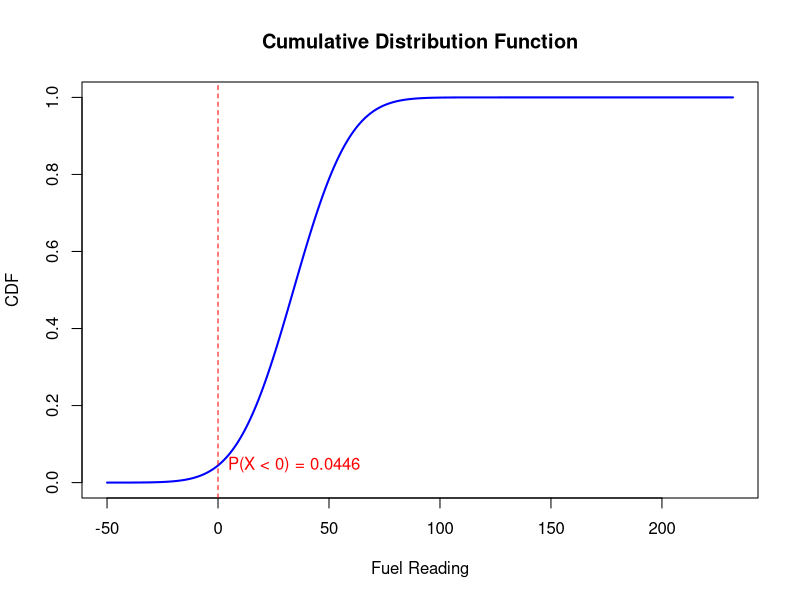
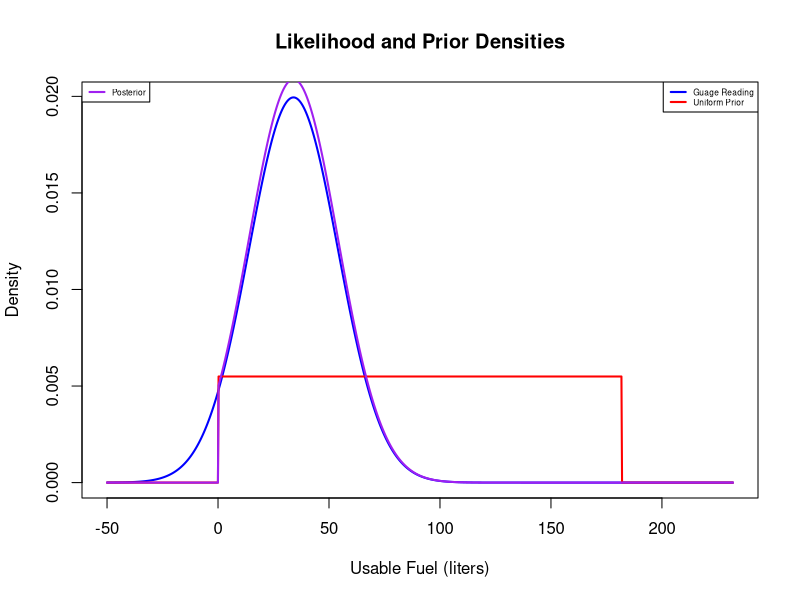
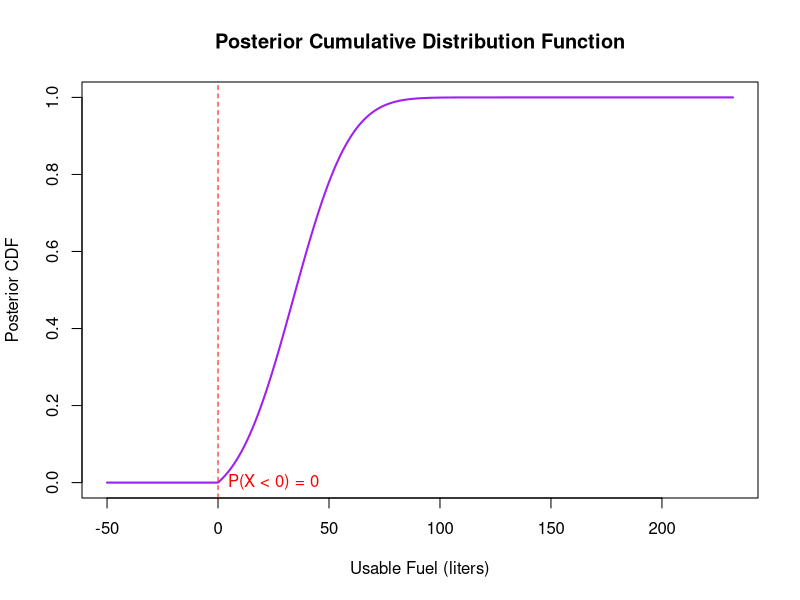
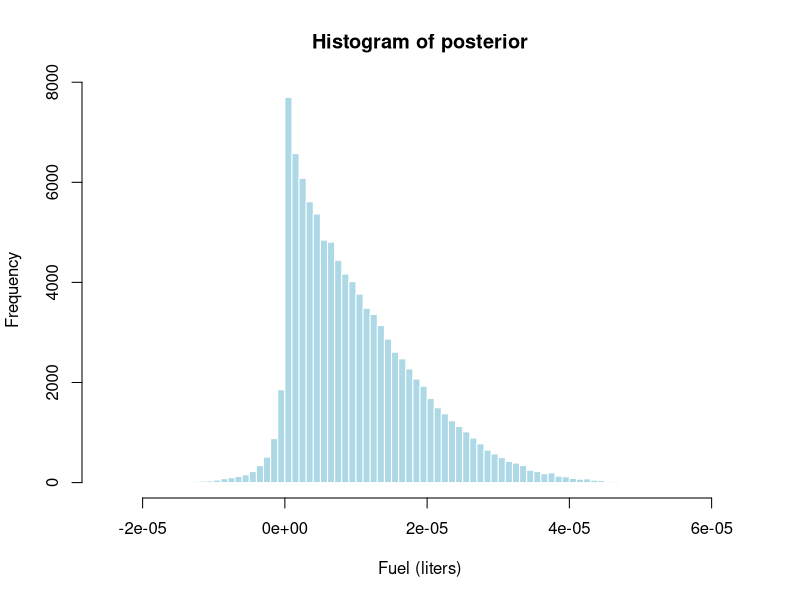

Recreate these plots in R, in order.
############################################
##  file: anna.m.valentine.th.ps3.AirplaneFuel.R
##   R Problem Set #3 : Practicing with Analytical Methods, Bayes Methods, Grid
##   - our analytical solution
## 
########################################################
##  authors: Anna Valentine 02/01/2025
##  copyright by the author
##  distributed under the GNU general public license
##  https://www.gnu.org/licenses/gpl.html
##  no warranty (see license details at the link above)

## Ran in R Studio: Version 2024.12.0+467 (2024.12.0+467)
#######################################################


# Set parameters
tank_capacity   <- 182         # total fuel tank capacity in liters
sensor_reading  <- 34          # sensor reading in liters
sensor_std      <- 20          # sensor measurement error (std dev in liters)
num_samples     <- 100000      # number of Monte Carlo samples
set.seed(123)  # for reproducibility

# Define a sequence of fuel values (x-axis) from 0 to tank_capacity
x <- seq(-50, tank_capacity+50, length.out = 1000)
dx <- x[2] - x[1]  #spacing between values, for normalization

# Likelihood: theoretical Gaussian (normal) density based on the sensor reading
likelihood_theoretical <- dnorm(x, mean = sensor_reading, sd = sensor_std)

# Compute CDF values
cdf_values <- pnorm(x, mean = sensor_reading, sd = sensor_std)

# Plot the CDF
plot(x, cdf_values, type = "l", lwd = 2, col = "blue",
     xlab = "Fuel Reading", ylab = "CDF",
     main = "Cumulative Distribution Function")

# Add a vertical line at x = 0
abline(v = 0, col = "red", lty = 2)

# Add probability annotation
probability_negative_fuel <- pnorm(0, mean = sensor_reading, sd = sensor_std)
text(0, probability_negative_fuel, labels = paste0("P(X < 0) = ", round(probability_negative_fuel, 4)), pos = 4, col = "red")
# Prior: uniform density over the fuel range (0 to tank_capacity)

# This density is constant and equals 1/tank_capacity over [0, tank_capacity]
prior_theoretical <- ifelse(x >= 0 & x <= tank_capacity, 1/tank_capacity, 0)

# Plot the likelihood density first
plot(x, likelihood_theoretical, type = "l", col = "blue", lwd = 2,
     xlim = c(-50, tank_capacity+50),
     xlab = "Usable Fuel (liters)", ylab = "Density",
     main = "Likelihood and Prior Densities")

# Overlay the prior density on the same plot
lines(x, prior_theoretical, col = "red", lwd = 2)

# Add a legend to distinguish the two curves
legend("topright", legend = c("Guage Reading", "Uniform Prior"),
       col = c("blue", "red"), lwd = 2, cex = 0.5)

#### okay cool, now let's plot my posterior: 
# The unnormalized posterior is the product of the likelihood and the prior.
un_posterior <- likelihood_theoretical * prior_theoretical

# Compute the normalization constant using the trapezoidal approximation:
norm_const <- sum(un_posterior) * dx

# Now compute the normalized posterior.
posterior_theoretical <- un_posterior / norm_const

# Overlay the posterior density on the plot
lines(x, posterior_theoretical, col = "purple", lwd = 2)
legend("topleft", legend = c("Posterior"), col = c("purple"), lwd = 2, cex = 0.5)


### and now I again, want to know if I will have negative fuel: 
# Compute the posterior CDF by integrating the posterior density
posterior_cdf <- cumsum(posterior_theoretical) * dx

# Normalize to ensure the CDF goes from 0 to 1
posterior_cdf1 <- posterior_cdf / max(posterior_cdf)

# Plot the posterior CDF
plot(x, posterior_cdf1, type = "l", col = "purple", lwd = 2,
     xlab = "Usable Fuel (liters)", ylab = "Posterior CDF",
     main = "Posterior Cumulative Distribution Function")

# Add a vertical line at x = 0
abline(v = 0, col = "red", lty = 2)

# Compute the probability of negative fuel (P(X < 0))
prob_posterior_negative <- posterior_cdf1[which.min(abs(x - 0))]

# Add probability annotation
text(0, prob_posterior_negative, 
     labels = paste0("P(X < 0) = ", round(prob_posterior_negative, 4)), 
     pos = 4, col = "red")


### next: what's my proper (uniform) prior? plot. 
prior <- runif(num_samples, min = 0, max = tank_capacity)
likelihood <- rnorm(num_samples, mean = sensor_reading, sd = sensor_std)

# calculate posterior
posterior <- prior * likelihood
posterior_norm <- posterior / sum(posterior)

hist(posterior_norm, 
     breaks = 100,                  # Adjust number of bins as needed
     main = "Histogram of posterior",
     xlab = "Fuel (liters)",
     col = "lightblue",
     border = "white")


